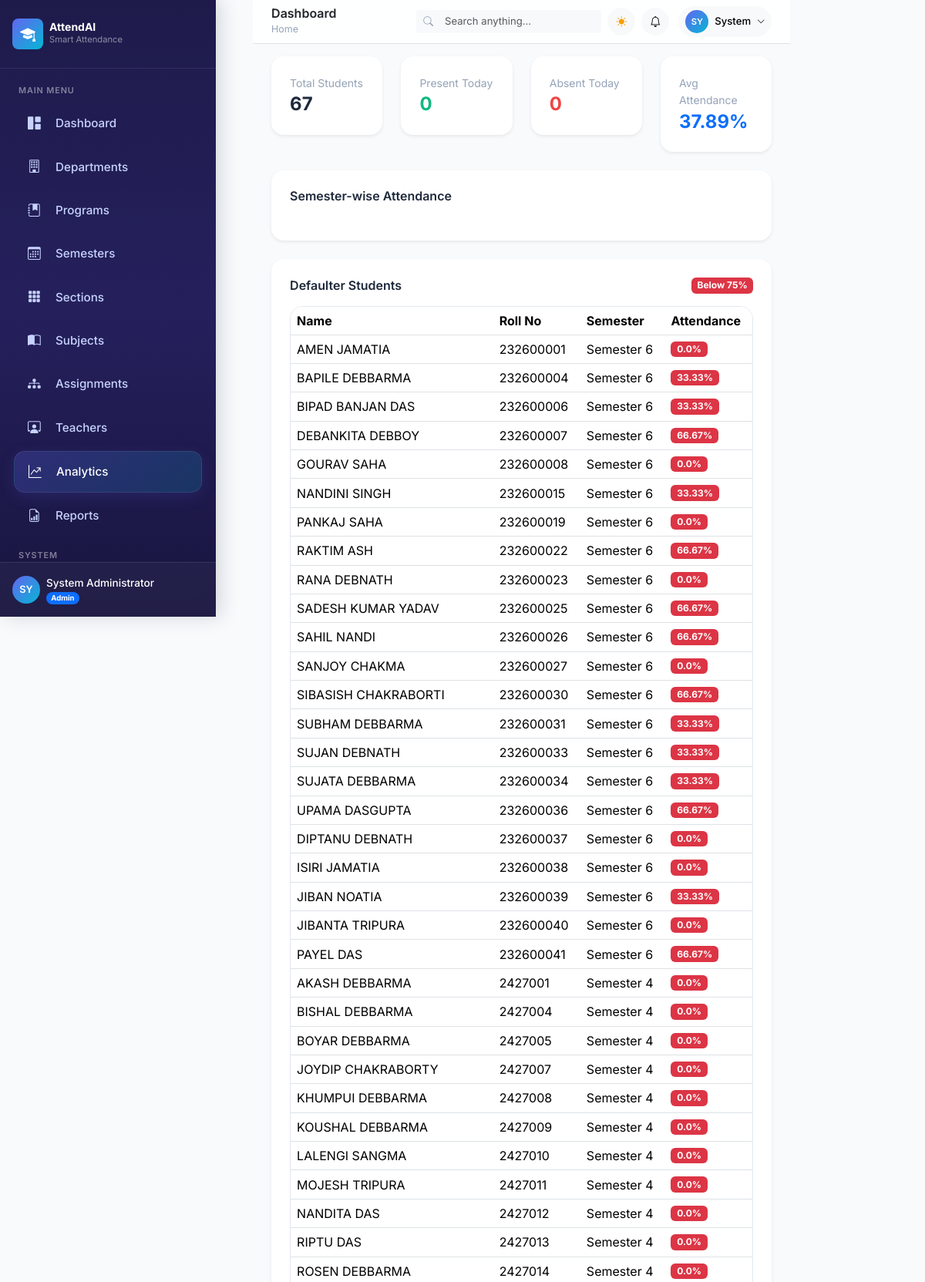
The page /analytics/ (signed in, upper part) on the database its author committed.
### app/models/user.py (models this page shows, shortened)
class User(UserMixin, db.Model):
    __tablename__ = 'users'
    id = db.Column(db.Integer, primary_key=True)
    email = db.Column(db.String(120), unique=True, nullable=False, index=True)
    password_hash = db.Column(db.String(256), nullable=False)
    full_name = db.Column(db.String(100), nullable=False)
    phone = db.Column(db.String(20), nullable=True)
    avatar = db.Column(db.String(255), nullable=True)
    role = db.Column(db.String(20), nullable=False, default='teacher') # 'admin', 'teacher', 'student'
    is_active = db.Column(db.Boolean, default=True, nullable=False)
    created_at = db.Column(db.DateTime, default=datetime.utcnow, nullable=False)
    last_login = db.Column(db.DateTime, nullable=True)
    theme_preference = db.Column(db.String(10), default='light', nullable=False)

### app/models/student.py (models this page shows, shortened)
class Student(db.Model):
    __tablename__ = 'students'
    id = db.Column(
        db.Integer,
        primary_key=True
    )
    user_id = db.Column(
        db.Integer,
        db.ForeignKey('users.id'),
        nullable=True
    )  # Linked User account
    name = db.Column(
        db.String(100),
        nullable=False
    )
    roll_number = db.Column(
        db.String(50),
        unique=True,
        nullable=False
    )
    registration_number = db.Column(
        db.String(50),
        unique=True,
        nullable=False
    )
    email = db.Column(
        db.String(120),
        nullable=True
    )
    phone = db.Column(
        db.String(20),
        nullable=True
    )
    section_id = db.Column(
        db.Integer,
        db.ForeignKey('sections.id'),
        nullable=False
    )
    department_id = db.Column(
        db.Integer,
        db.ForeignKey('departments.id'),
        nullable=False
    )
    is_active = db.Column(
        db.Boolean,
        default=True,
        nullable=False
    )
    created_at = db.Column(
        db.DateTime,
        default=datetime.utcnow,
        nullable=False
    )
    user = db.relationship(
        'User',
        backref=db.backref(
            'student_profile',
            uselist=False
        )
    )
    attendances = db.relationship(
        'Attendance',
        backref='student',
        lazy='dynamic',
        cascade='all, delete-orphan'
    )
    def get_attendance_percentage(
        self,
        section_subject_id=None
    ):
        from app.models.attendance import Attendance
        query = Attendance.query.filter_by(
            student_id=self.id
        )
        if section_subject_id:
            query = query.filter_by(
                section_subject_id=section_subject_id
            )
        total = query.count()
        if total == 0:
            return 0.0
        present = query.filter_by(
            status='present'
        ).count()
        return round(
            (present / total) * 100,
            2
        )

### app/blueprints/analytics.py (the view)
@analytics_bp.route('/')
@login_required
def dashboard():
    total_students = Student.query.filter_by(
        is_active=True
    ).count()
    today = date.today()
    present_today = Attendance.query.filter_by(
        date=today,
        status='present'
    ).count()
    absent_today = Attendance.query.filter_by(
        date=today,
        status='absent'
    ).count()
    total_records = Attendance.query.count()
    present_records = Attendance.query.filter_by(
        status='present'
    ).count()
    average_attendance = (
        round(
            (present_records / total_records) * 100,
            2
        )
        if total_records > 0 else 0
    )
    semester_stats = []
    semesters = Semester.query.all()
    for sem in semesters:
        records = (
            Attendance.query
            .join(Student)
            .join(Student.section)
            .filter_by(semester_id=sem.id)
            .all()
        )
        total = len(records)
        present = len([
            r for r in records
            if r.status == 'present'
        ])
        percentage = (
            round((present / total) * 100, 2)
            if total > 0 else 0
        )
        semester_stats.append({
            'semester': f'Sem {sem.number}',
            'attendance': percentage
        })
    students = Student.query.filter_by(
        is_active=True
    ).all()
    defaulters = []
    good_students = []
    for student in students:
        print(student.name, student.get_attendance_percentage())
        percentage = (
            student.get_attendance_percentage()
        )
        student_data = {
            'name': student.name,
            'roll': student.roll_number,
            'semester':
                student.section.semester.number,
            'attendance':
                percentage
        }
        if percentage < 75:
            defaulters.append(
                student_data
            )
        else:
            good_students.append(
                student_data
            )
    return render_template(
        'analytics/dashboard.html',
        total_students=total_students,
        present_today=present_today,
        absent_today=absent_today,
        average_attendance=average_attendance,
        semester_stats=semester_stats,
        defaulters=defaulters,
        good_students=good_students
    )

### app/templates/analytics/dashboard.html (shortened to what this page needs)
{% extends "base.html" %}
{% block content %}
<div class="row g-4 mb-4">
    <div class="col-md-3">
        <div class="card p-4 shadow-sm border-0 rounded-4">
            <small class="text-muted">
                Total Students
            </small>
            <h2 class="fw-bold mb-0">
                {{ total_students }}
            </h2>
        </div>
    </div>
    <div class="col-md-3">
        <div class="card p-4 shadow-sm border-0 rounded-4">
            <small class="text-muted">
                Present Today
            </small>
            <h2 class="fw-bold text-success mb-0">
                {{ present_today }}
            </h2>
        </div>
    </div>
    <div class="col-md-3">
        <div class="card p-4 shadow-sm border-0 rounded-4">
            <small class="text-muted">
                Absent Today
            </small>
            <h2 class="fw-bold text-danger mb-0">
                {{ absent_today }}
            </h2>
        </div>
    </div>
    <div class="col-md-3">
        <div class="card p-4 shadow-sm border-0 rounded-4">
            <small class="text-muted">
                Avg Attendance
            </small>
            <h2 class="fw-bold text-primary mb-0">
                {{ average_attendance }}%
            </h2>
        </div>
    </div>
</div>
<div class="card p-4 mb-4 rounded-4 border-0 shadow-sm">
    <h5 class="fw-semibold mb-4">
        Semester-wise Attendance
    </h5>
</div>
<div class="card p-4 rounded-4 border-0 shadow-sm">
    <div class="d-flex justify-content-between align-items-center mb-3">
        <h5 class="fw-semibold mb-0">
            Defaulter Students
        </h5>
        <span class="badge bg-danger">
            Below 75%
        </span>
    </div>
    {% if defaulters %}
    <div class="table-responsive">
        <table class="table table-hover align-middle">
            <thead>
                <tr>
                    <th>Name</th>
                    <th>Roll No</th>
                    <th>Semester</th>
                    <th>Attendance</th>
                </tr>
            </thead>
            <tbody>
                {% for s in defaulters %}
                <tr>
                    <td>{{ s.name }}</td>
                    <td>{{ s.roll }}</td>
                    <td>Semester {{ s.semester }}</td>
                    <td>
                        <span class="badge bg-danger">
                            {{ s.attendance }}%
                        </span>
                    </td>
                </tr>
                {% endfor %}
            </tbody>
        </table>
    </div>
    {% endif %}
</div>
{% endblock %}

### app/templates/components/sidebar.html (shortened to what this page needs)
<aside class="app-sidebar" id="appSidebar">
    <div class="sidebar-brand d-flex align-items-center gap-2 px-3 py-4">
        <div class="brand-icon d-flex align-items-center justify-content-center rounded-3" style="width:40px;height:40px;background:linear-gradient(135deg,#6366f1,#06b6d4);">
            <i class="bi bi-mortarboard-fill text-white fs-5"></i>
        </div>
        <div class="brand-text">
            <h6 class="mb-0 text-white fw-bold">AttendAI</h6>
            <small class="text-white-50" style="font-size:0.7rem;">Smart Attendance</small>
        </div>
    </div>
    <nav class="sidebar-nav flex-grow-1 px-2 py-2">
        <div class="nav-section">
            <span class="nav-section-label text-uppercase text-white-50 px-3 mb-2 d-block" style="font-size:0.65rem;letter-spacing:0.08em;">Main Menu</span>
            {% if current_user.role == 'admin' %}
            <a href="{{ url_for('admin.dashboard') }}" class="sidebar-link {{ 'active' if request.endpoint == 'admin.dashboard' }}">
                <i class="bi bi-grid-1x2-fill"></i><span>Dashboard</span>
            </a>
            <a href="{{ url_for('admin.departments') }}" class="sidebar-link {{ 'active' if request.endpoint == 'admin.departments' }}">
                <i class="bi bi-building"></i><span>Departments</span>
            </a>
            <a href="{{ url_for('admin.programs') }}" class="sidebar-link {{ 'active' if request.endpoint == 'admin.programs' }}">
                <i class="bi bi-journal-bookmark-fill"></i><span>Programs</span>
            </a>
            <a href="{{ url_for('admin.semesters') }}"
                class="sidebar-link {{ 'active' if request.endpoint == 'admin.semesters' }}">
                <i class="bi bi-calendar3"></i>
                <span>Semesters</span>
            </a>
            <a href="{{ url_for('admin.sections') }}"
                class="sidebar-link {{ 'active' if request.endpoint == 'admin.sections' }}">
                <i class="bi bi-grid-3x3-gap-fill"></i>
                <span>Sections</span>
            </a>
            <a href="{{ url_for('admin.subjects') }}" class="sidebar-link {{ 'active' if request.endpoint == 'admin.subjects' }}">
                <i class="bi bi-book-half"></i><span>Subjects</span>
            </a>
            <a href="{{ url_for('admin.assignments') }}"class="sidebar-link {{ 'active' if request.endpoint == 'admin.assignments' }}">
                <i class="bi bi-diagram-3-fill"></i>
                <span>Assignments</span>
            </a>
            <a href="{{ url_for('admin.teachers') }}" class="sidebar-link {{ 'active' if request.endpoint == 'admin.teachers' }}">
                <i class="bi bi-person-workspace"></i><span>Teachers</span>
            </a>
            <a href="{{ url_for('analytics.dashboard') }}" class="sidebar-link {{ 'active' if request.endpoint == 'analytics.dashboard' }}">
                <i class="bi bi-graph-up-arrow"></i><span>Analytics</span>
            </a>
            <a href="{{ url_for('reports.index') }}" class="sidebar-link {{ 'active' if request.endpoint == 'reports.index' }}">
                <i class="bi bi-file-earmark-bar-graph"></i><span>Reports</span>
            </a>
            <span class="nav-section-label text-uppercase text-white-50 px-3 mt-3 mb-2 d-block" style="font-size:0.65rem;letter-spacing:0.08em;">System</span>
            {% endif %}
        </div>
    </nav>
    <div class="sidebar-user px-3 py-3 border-top border-white border-opacity-10">
        <div class="d-flex align-items-center gap-2">
            <div class="user-avatar d-flex align-items-center justify-content-center rounded-circle flex-shrink-0" style="width:36px;height:36px;background:linear-gradient(135deg,#6366f1,#06b6d4);font-size:0.8rem;font-weight:600;color:#fff;">
                {{ current_user.full_name[:2]|upper if current_user.full_name else 'U' }}
            </div>
            <div class="overflow-hidden">
                <div class="text-white text-truncate fw-medium" style="font-size:0.85rem;">{{ current_user.full_name or 'User' }}</div>
                <span class="badge rounded-pill {% if current_user.role == 'admin' %}bg-primary{% elif current_user.role == 'teacher' %}bg-info{% else %}bg-success{% endif %}" style="font-size:0.6rem;">
                    {{ current_user.role|capitalize }}
                </span>
            </div>
        </div>
    </div>
</aside>

### app/templates/components/navbar.html (shortened to what this page needs)
<header class="app-navbar sticky-top bg-white border-bottom px-4 py-2 d-flex align-items-center justify-content-between" style="z-index:1020;backdrop-filter:blur(12px);background:rgba(255,255,255,0.85)!important;">
    <div class="d-flex align-items-center gap-3">
        <div>
            <h5 class="mb-0 fw-semibold text-dark">{% block page_title %}Dashboard{% endblock %}</h5>
            <nav aria-label="breadcrumb" class="d-none d-md-block">
                <ol class="breadcrumb mb-0" style="font-size:0.78rem;">
                    <li class="breadcrumb-item"><a href="#" class="text-decoration-none text-muted">Home</a></li>
                </ol>
            </nav>
        </div>
    </div>
    <div class="d-flex align-items-center gap-2">
        {% if current_user.role == 'admin' %}
        <div class="input-group input-group-sm d-none d-xl-flex" style="width:240px;">
            <span class="input-group-text bg-light border-end-0 border-light"><i class="bi bi-search text-muted" style="font-size:0.8rem;"></i></span>
            <input type="text" class="form-control form-control-sm bg-light border-start-0 border-light" placeholder="Search anything..." id="globalSearch" style="font-size:0.82rem;">
        </div>
        {% endif %}
        <button class="btn btn-light btn-sm rounded-circle d-flex align-items-center justify-content-center" style="width:36px;height:36px;" onclick="toggleTheme()" id="themeToggleBtn" aria-label="Toggle theme">
            <i class="bi bi-sun-fill text-warning" id="themeIcon"></i>
        </button>
        <div class="dropdown">
            <button class="btn btn-light btn-sm rounded-circle d-flex align-items-center justify-content-center position-relative" style="width:36px;height:36px;" data-bs-toggle="dropdown" data-bs-auto-close="outside" aria-expanded="false" aria-label="Notifications">
                <i class="bi bi-bell"></i>
            </button>
        </div>
        <div class="dropdown ms-1">
            <button class="btn btn-light btn-sm rounded-pill d-flex align-items-center gap-2 px-2 py-1" data-bs-toggle="dropdown" aria-expanded="false">
                <div class="d-flex align-items-center justify-content-center rounded-circle" style="width:30px;height:30px;background:linear-gradient(135deg,#6366f1,#06b6d4);font-size:0.7rem;font-weight:600;color:#fff;">
                    {{ current_user.full_name[:2]|upper if current_user.full_name else 'U' }}
                </div>
                <span class="d-none d-md-inline fw-medium" style="font-size:0.82rem;">{{ current_user.full_name.split(' ')[0] if current_user.full_name else 'User' }}</span>
                <i class="bi bi-chevron-down" style="font-size:0.65rem;"></i>
            </button>
        </div>
    </div>
</header>

### rows shown on the page
User: full_name "SY", full_name "System Administrator", role "Admin", full_name "System"
Student: name "AMEN JAMATIA", roll "232600001", semester "6", attendance "0.0"
Student: name "BAPILE DEBBARMA", roll "232600004", semester "6", attendance "33.33"
Student: name "BIPAD BANJAN DAS", roll "232600006", semester "6", attendance "33.33"
Student: name "DEBANKITA DEBBOY", roll "232600007", semester "6", attendance "66.67"
Student: name "GOURAV SAHA", roll "232600008", semester "6", attendance "0.0"
Student: name "NANDINI SINGH", roll "232600015", semester "6", attendance "33.33"
Student: name "PANKAJ SAHA", roll "232600019", semester "6", attendance "0.0"
Student: name "RAKTIM ASH", roll "232600022", semester "6", attendance "66.67"
Student: name "RANA DEBNATH", roll "232600023", semester "6", attendance "0.0"
Student: name "SADESH KUMAR YADAV", roll "232600025", semester "6", attendance "66.67"
Student: name "SAHIL NANDI", roll "232600026", semester "6", attendance "66.67"
Student: name "SANJOY CHAKMA", roll "232600027", semester "6", attendance "0.0"
Student: name "SIBASISH CHAKRABORTI", roll "232600030", semester "6", attendance "66.67"
Student: name "SUBHAM DEBBARMA", roll "232600031", semester "6", attendance "33.33"
Student: name "SUJAN DEBNATH", roll "232600033", semester "6", attendance "33.33"
Student: name "SUJATA DEBBARMA", roll "232600034", semester "6", attendance "33.33"
Student: name "UPAMA DASGUPTA", roll "232600036", semester "6", attendance "66.67"
Student: name "DIPTANU DEBNATH", roll "232600037", semester "6", attendance "0.0"
Student: name "ISIRI JAMATIA", roll "232600038", semester "6", attendance "0.0"
Student: name "JIBAN NOATIA", roll "232600039", semester "6", attendance "33.33"
Student: name "JIBANTA TRIPURA", roll "232600040", semester "6", attendance "0.0"
Student: name "PAYEL DAS", roll "232600041", semester "6", attendance "66.67"
Student: name "AKASH DEBBARMA", roll "2427001", semester "4", attendance "0.0"
Student: name "BISHAL DEBBARMA", roll "2427004", semester "4", attendance "0.0"
Student: name "BOYAR DEBBARMA", roll "2427005", semester "4", attendance "0.0"
Student: name "JOYDIP CHAKRABORTY", roll "2427007", semester "4", attendance "0.0"
Student: name "KHUMPUI DEBBARMA", roll "2427008", semester "4", attendance "0.0"
Student: name "KOUSHAL DEBBARMA", roll "2427009", semester "4", attendance "0.0"
Student: name "LALENGI SANGMA", roll "2427010", semester "4", attendance "0.0"
Student: name "MOJESH TRIPURA", roll "2427011", semester "4", attendance "0.0"
Student: name "NANDITA DAS", roll "2427012", semester "4", attendance "0.0"
Student: name "RIPTU DAS", roll "2427013", semester "4", attendance "0.0"
Student: name "ROSEN DEBBARMA", roll "2427014", semester "4", attendance "0.0"

### other values the page prints
{{ total_students }} "67"
{{ present_today }} "0"
{{ absent_today }} "0"
{{ average_attendance }} "37.89"
